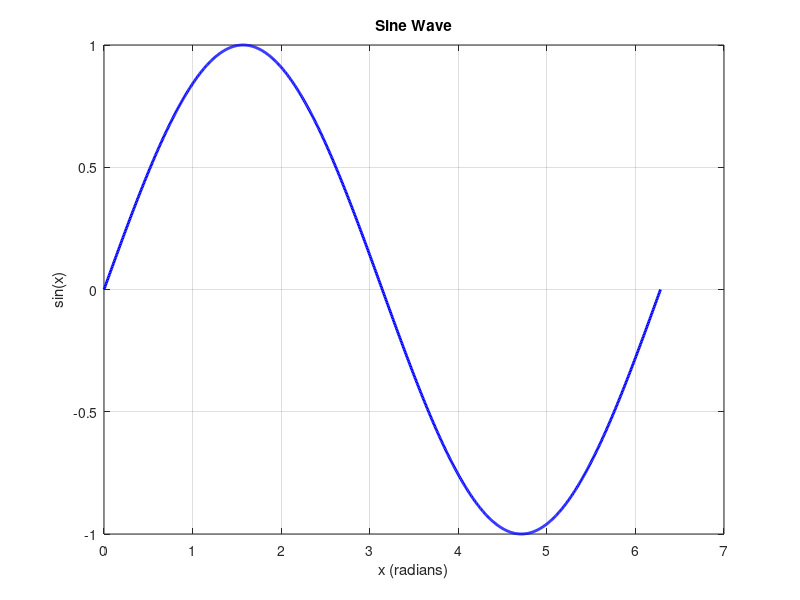

This figure's MATLAB source:
% MATLAB script to plot a sine wave
% Generate x values from 0 to 2*pi
x = linspace(0, 2*pi, 1000);

% Calculate y values as sine of x
y = sin(x);

% Create the plot
figure;
plot(x, y, 'b-', 'LineWidth', 2);
title('Sine Wave');
xlabel('x (radians)');
ylabel('sin(x)');
grid on;
